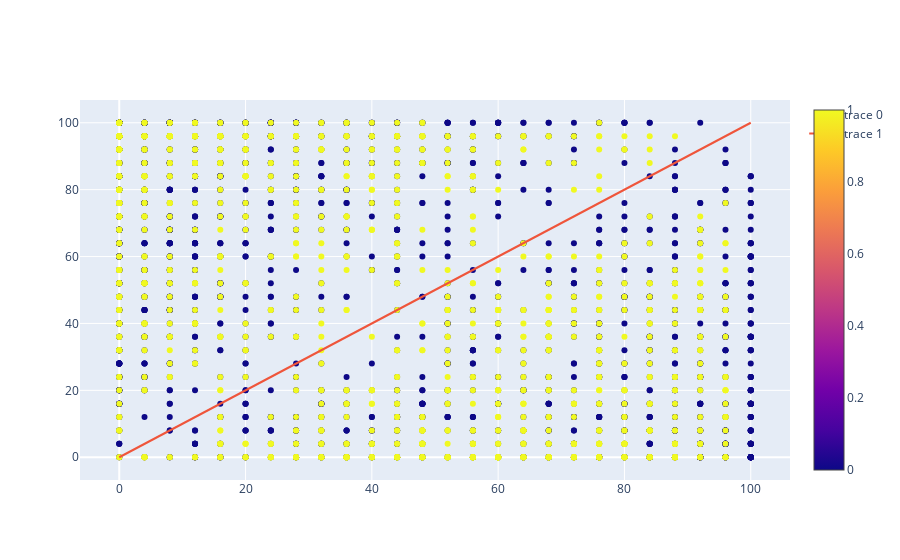

The notebook cell this image was saved under:
### Code cell
import plotly.graph_objects as go

fig = go.Figure()
fig.add_trace(go.Scatter(x=df_combine['aroon_up'],y=df_combine['aroon_down'],marker_color=df_combine['is_pump'],mode='markers',marker=dict(showscale=True)))
fig.add_trace(go.Scatter(x=[0,100], y=[0,100],mode='lines'))
fig.show()

### Figure 1 — Plotly figure (JSON) as saved in the notebook; plotly's stock layout.template omitted (floating-point values rounded to 4 significant figures; data arrays with more than 128 entries replaced by an {"elided": "..."} marker saying what was removed)
{"data": [{"marker": {"color": {"elided": "3054 int values"}, "showscale": true}, "mode": "markers", "type": "scatter", "x": {"elided": "3054 float values"}, "y": {"elided": "3054 float values"}}, {"mode": "lines", "type": "scatter", "x": [0, 100], "y": [0, 100]}], "layout": {}}
